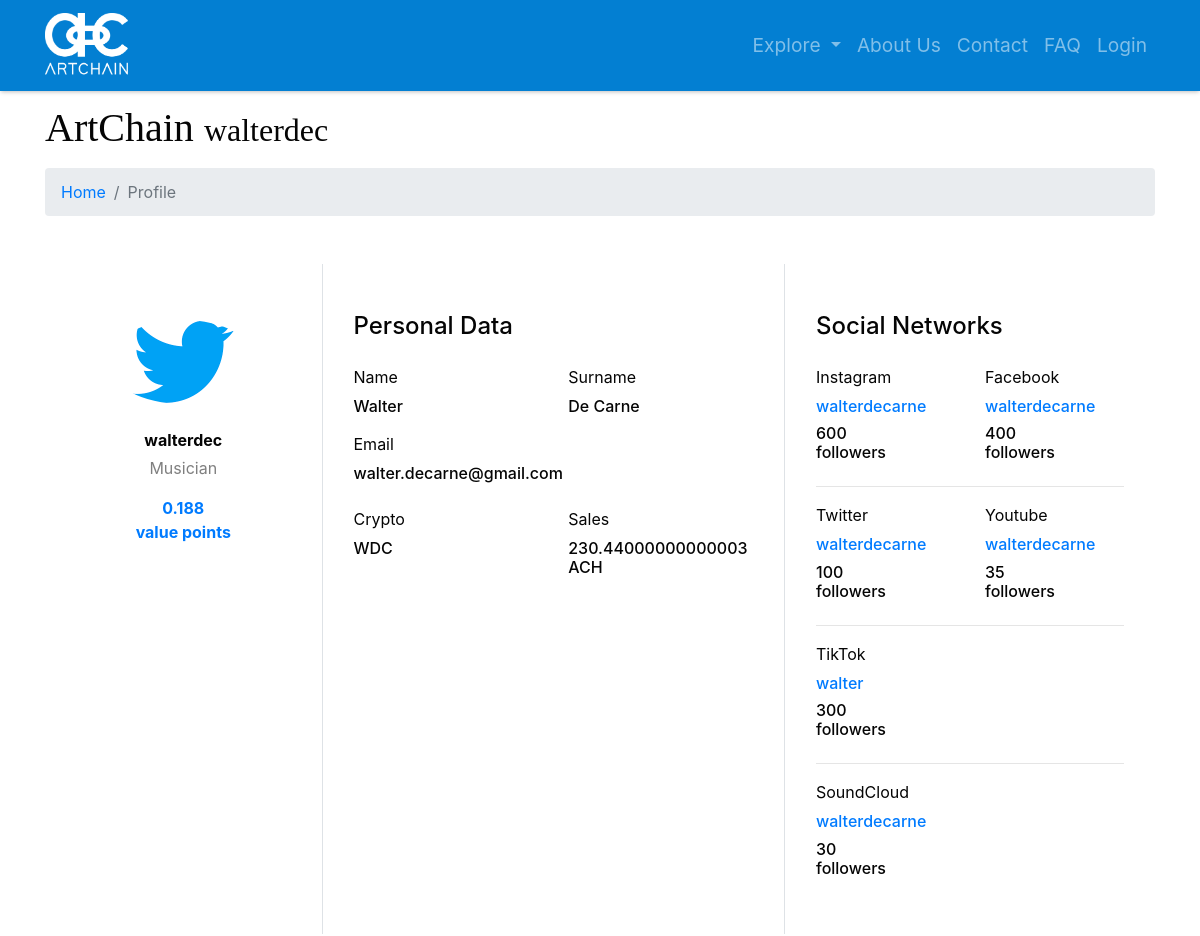
The page /profile/walterdec (upper part) on the database as committed earlier.
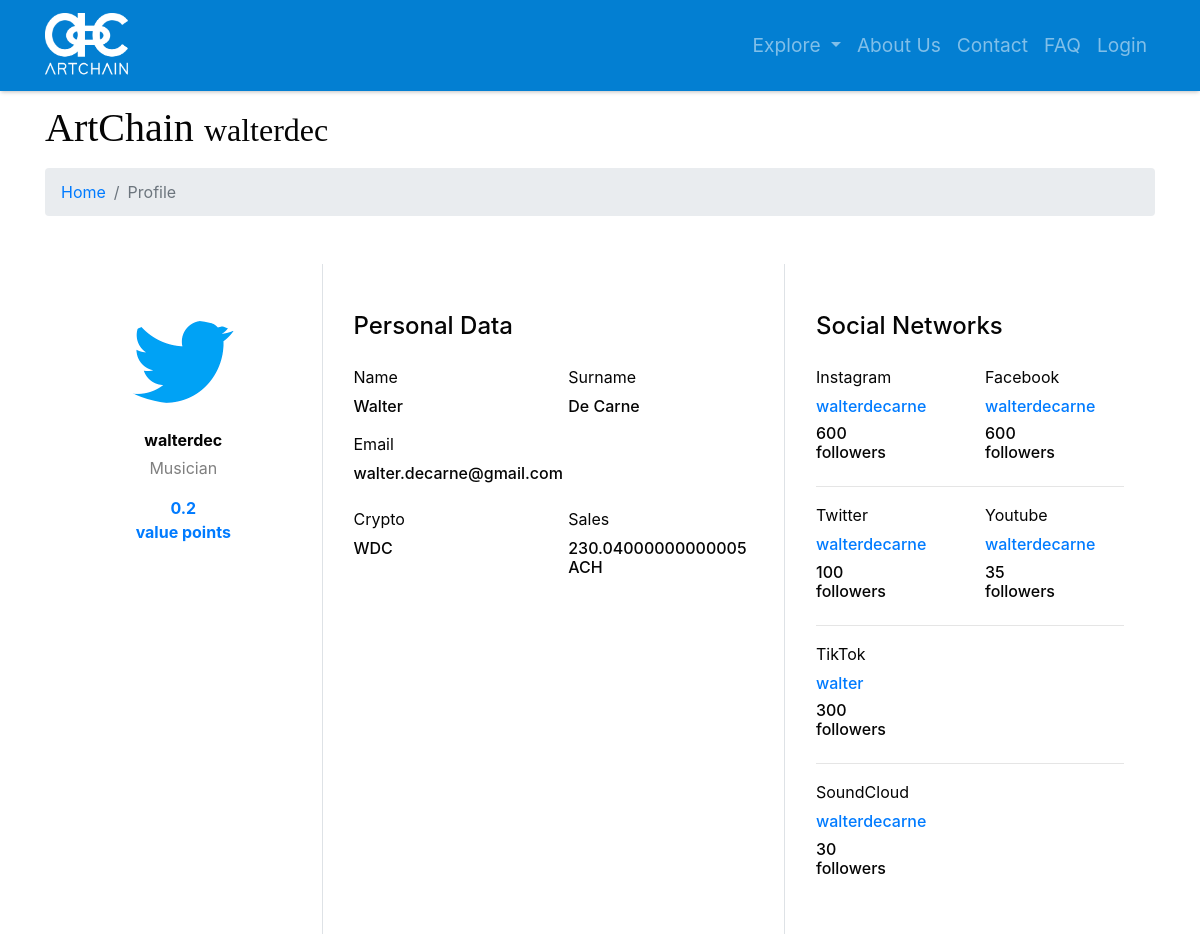
The same page on the database as committed later.
### model.py (models this page shows)
class User(db.Model):
    __tablename__ = 'users'
    id = db.Column(db.Integer, unique=True, primary_key=True)
    username = db.Column(db.String(64), unique=True, index=True)
    password = db.Column(db.String(64))
    email = db.Column(db.String(64), unique=True)
    role_id = db.Column(db.Integer, db.ForeignKey('roles.id'))
    name = db.Column(db.String(64))
    surname = db.Column(db.String(64))
    category = db.Column(db.String(64), default=False)
    profile_pic_src = db.Column(db.String(64))
    insta = db.Column(db.Integer)
    instaname = db.Column(db.String(64))
    face = db.Column(db.Integer)
    facename = db.Column(db.String(64))
    twitter = db.Column(db.Integer)
    twittername = db.Column(db.String(64))
    yt = db.Column(db.Integer)
    ytname = db.Column(db.String(64))
    tiktok = db.Column(db.Integer)
    tiktokname = db.Column(db.String(64))
    twitch = db.Column(db.Integer)
    twitchname = db.Column(db.String(64))
    applemusic = db.Column(db.Integer)
    applemusicname = db.Column(db.String(64))
    spotify = db.Column(db.Integer)
    spotifyname = db.Column(db.String(64))
    soundcloud = db.Column(db.Integer)
    soundcloudname = db.Column(db.String(64))
    sales = db.Column(db.Integer)
    value = db.Column(db.Integer)

class Crypto(db.Model):
    __tablename__ = 'cryptos'
    id = db.Column(db.Integer, primary_key=True, unique=True)
    user_id = db.Column(db.Integer)
    name = db.Column(db.String(64), unique=True)
    value = db.Column(db.Float)

### app.py (the view)
@app.route('/profile/<username>', endpoint="profile_by_user")
def artist_profile(username):
    user = None
    nft_list = []
    for row in db.session.query(model.User).filter_by(username=username):
        user = row
    if user is None:
        return page_not_found(TypeError)
    if user.role_id is not 3:
        return render_template('profile-page.html', user=user, customer=1)
    for row in db.session.query(model.NFT).filter_by(creator_id=user.id):
        nft_list.append(row)
    cryptocurrency = db.session.query(model.Crypto).filter_by(user_id=user.id).first()
    return render_template('profile-page.html', user=user, nft_list=nft_list, crypto=cryptocurrency)

### templates/profile-page.html (shortened to what this page needs)
{% include 'main-template.html' %}
{% block content %}
<head>
</head>
<div class="container">
   <h1 class="mt-4 mb-3">ArtChain
      <small>{{user.username}}</small>
   </h1>
   <ol class="breadcrumb">
      <li class="breadcrumb-item">
         <a href="/">Home</a>
      </li>
      <li class="breadcrumb-item active">Profile</li>
   </ol>
   {% if customer %}
   <div class="jumbotron">
      <h1 class="display-1 center-title">Customer</h1>
      <p class="center-title">Sorry, the profile you are looking for is a customer.</p>
      <p class="center-title"><a href="/">Go back to the homepage</a></p>
   </div>
   </div>
   {% else %}
   <div class="container rounded bg-white mt-5 mb-5">
      <div class="row">
         <div class="col-md-3 border-right">
            <div class="d-flex flex-column align-items-center text-center p-3 py-5">
               <img class="rounded-circle mt-2" width="150px" src="{{url_for('static', filename='uploads/profilepics/'+user.profile_pic_src)}}">
               <span class="font-weight-bold mt-4">{{user.username}}</span>
               <span class="text-black-50 mt-1">{{user.category}}</span>
               <span class="text-primary font-weight-bold mt-3">{{user.value}}<br>value points</span>
            </div>
         </div>
         <div class="col-md-5 border-right">
            <div class="p-3 py-5">
               <div class="d-flex justify-content-between align-items-center mb-3">
                  <h4 class="text-right">Personal Data</h4>
               </div>
               <div class="row mt-2">
                  <div class="col-md-6">
                     <label class="labels">Name</label>
                     <h6>{{user.name}}</h6>
                  </div>
                  <div class="col-md-6">
                     <label class="labels">Surname</label>
                     <h6>{{user.surname}}</h6>
                  </div>
               </div>
               <div class="row mt-2">
                  <div class="col-md-12">
                     <label class="labels">Email</label>
                     <h6>{{user.email}}</h6>
                  </div>
                  <br>
               </div>
               <div class="row mt-3">
                  <div class="col-md-6">
                     <label class="labels">Crypto</label>
                     <h6>{{crypto.name}}</h6>
                  </div>
                  <div class="col-md-6">
                     <label class="labels">Sales</label>
                     <h6>{{user.sales}} ACH</h6>
                  </div>
               </div>
            </div>
         </div>
         <div class="col-md-4">
            <div class="p-3 py-5">
               <div class="d-flex justify-content-between align-items-center mb-3">
                  <h4 class="text-right">Social Networks</h4>
               </div>
               {% if user.insta or user.face %}
               <div class="row mt-2">
                  {% if user.insta %}
                  <div class="col-md-6">
                     <label class="labels">Instagram</label>
                     <a href="https://www.instagram.com/{{user.instaname}}">
                        <h6>{{user.instaname}}</h6>
                     </a>
                     <h6>{{user.insta}}<br>followers</h6>
                  </div>
                  <br>
                  {% endif %}
                  {% if user.face %}
                  <div class="col-md-6">
                     <label class="labels">Facebook</label>
                     <h6><a href="https://www.facebook.com/{{user.facename}}">{{user.facename}}</a></h6>
                     <h6>{{user.face}}<br>followers</h6>
                  </div>
                  <br>
                  {% endif %}
               </div>
               <hr>
               {% endif %}
               {% if user.twitter or user.yt %}
               <div class="row mt-3">
                  {% if user.twitter %}
                  <div class="col-md-6">
                     <label class="labels">Twitter</label>
                     <h6><a href="https://www.twitter.com/{{user.twittername}}">{{user.twittername}}</a></h6>
                     <h6>{{user.twitter}}<br>followers</h6>
                  </div>
                  <br>
                  {% endif %}
                  {% if user.yt %}
                  <div class="col-md-6">
                     <label class="labels">Youtube</label>
                     <a href="https://www.youtube.com/c/{{user.ytname}}">
                        <h6>{{user.ytname}}</h6>
                     </a>
                     <h6>{{user.yt}}<br>followers</h6>
                  </div>
                  <br>
                  {% endif %}
               </div>
               <hr>
               {% endif %}
               {% if user.tiktok or user.twitch %}
               <div class="row mt-3">
                  {% if user.tiktok %}
                  <div class="col-md-6">
                     <label class="labels">TikTok</label>
                     <a href="https://www.tiktok.com/@{{user.tiktokname}}">
                        <h6>{{user.tiktokname}}</h6>
                     </a>
                     <h6>{{user.tiktok}}<br>followers</h6>
                  </div>
                  <br>
                  {% endif %}
               </div>
               <hr>
               {% endif %}
               {% if user.category == 'Musician' %}
               {% if user.soundcloud %}
               <div class="row mt-3">
                  <div class="col-md-6">
                     <label class="labels">SoundCloud</label>
                     <a href="https://www.soundcloud.com/{{user.soundcloudname}}">
                        <h6>{{user.soundcloudname}}</h6>
                     </a>
                     <h6>{{user.soundcloud}}<br>followers</h6>
                  </div>
                  <br>
               </div>
               {% endif %}
               {% endif %}
            </div>
         </div>
      </div>
   </div>
</div>
{% endif %}
{% endblock content %}

### templates/main-template.html (shortened to what this page needs)
<!DOCTYPE html>
<html lang="en">
   <head>
      <link href="{{url_for('static',filename='vendor/bootstrap/css/bootstrap.css')}}" rel="stylesheet">
      <link href="{{url_for('static',filename='css/modern-business.css')}}" rel="stylesheet">
   </head>
   <body>
      <nav class="navbar fixed-top navbar-expand-lg navbar-dark fixed-top">
         <div class="container">
            <a class="navbar-brand" href="/"><img src="{{url_for('static',filename='images/logos/artchain_logo_white.png')}}" width="85" height="65"></a>
            <div class="collapse navbar-collapse" id="navbarResponsive">
               <ul class="navbar-nav ml-auto">
                  <li class="nav-item dropdown">
                     <a class="nav-link dropdown-toggle" href="#" id="navbarDropdownPages" data-toggle="dropdown" aria-haspopup="true" aria-expanded="false">
                     Explore
                     </a>
                  </li>
                  <li class="nav-item">
                     <a class="nav-link" href="/about">About Us</a>
                  </li>
                  <li class="nav-item">
                     <a class="nav-link" href="/contact">Contact</a>
                  </li>
                  <li class="nav-item">
                     <a class="nav-link" href="/faq">FAQ</a>
                  </li>
                  {% if not session.username %}
                  <li class="nav-item">
                     <a class="nav-link" href="/login">Login</a>
                  </li>
                  {% endif %}
               </ul>
            </div>
         </div>
      </nav>
      <br>
   </body>
</html>

### static/css/modern-business.css (style rules this page uses)
body { padding-top: 56px; }
nav { box-shadow: 0 2px 4px -1px rgba(0,0,0,0.25); font-size: larger; }
h1 { font-family: building; }
.navbar { box-shadow: 0 2px 4px -1px rgba(0,0,0,0.25); background-color: #037FD2; }

Rows that differ between the two databases and show on the page:
changed User "walterdec": value "0.188" → "0.2"; sales "230.44000000000003" → "230.04000000000005"; face "400" → "600"
